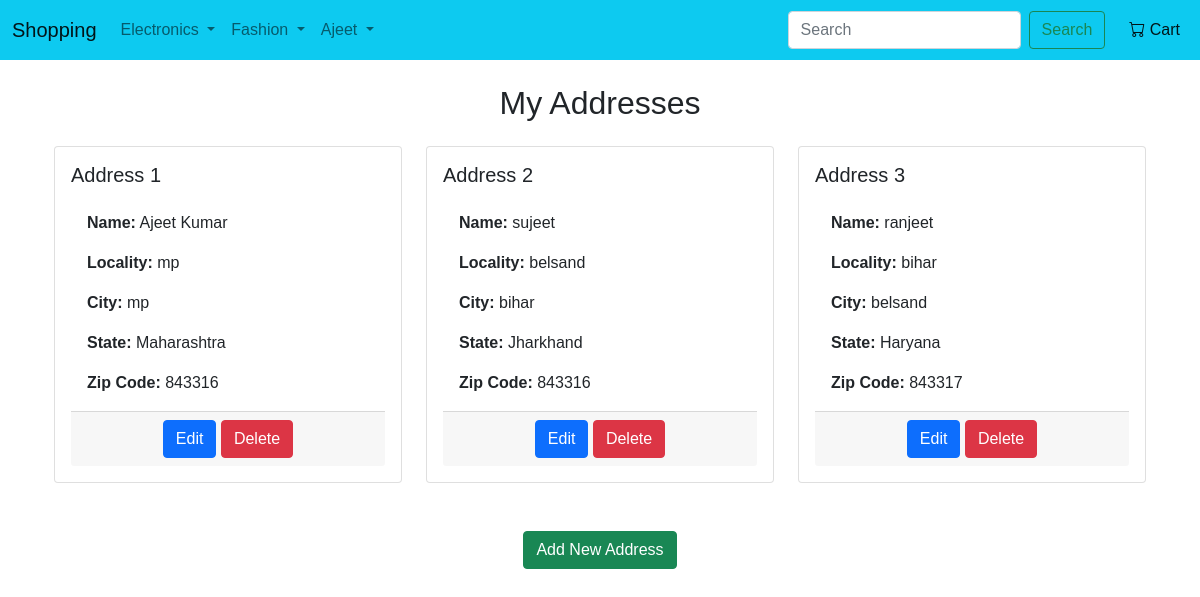
/address/ (signed in), run on the app's committed database.
### shopapp/models.py (models this page shows, shortened)
class Customer(models.Model):
    user=models.ForeignKey(User,on_delete=models.CASCADE)
    name=models.CharField(max_length=200)
    locality=models.CharField(max_length=200)
    city=models.CharField(max_length=50)
    zipcode=models.IntegerField()
    state=models.CharField(choices=STATE_CHOICES,max_length=50)

### shopapp/views.py (the view)
# urls.py: path("address/",views.address,name="address"),
def address(request):
    add=Customer.objects.filter(user=request.user)
    return render(request,"shop/address.html",{'add':add})

### shopapp/templates/shop/address.html (shortened to what this page needs)
{% extends 'shop/base.html' %}
{% load static %}
{% block content %}
<div class="container mt-4">
    <h2 class="mb-4">My Addresses</h2>
    <div class="row">
        {% for i in add %}
        <div class="col-md-6 col-lg-4 mb-4">
            <div class="card p-3">
                <h5 class="card-title">Address {{ forloop.counter }}</h5>
                <div class="card-body">
                    <p class="card-text"><strong>Name:</strong> {{ i.name }}</p>
                    <p class="card-text"><strong>Locality:</strong> {{ i.locality }}</p>
                    <p class="card-text"><strong>City:</strong> {{ i.city }}</p>
                    <p class="card-text"><strong>State:</strong> {{ i.state }}</p>
                    <p class="card-text"><strong>Zip Code:</strong> {{ i.zipcode }}</p>
                </div>
                <div class="card-footer text-center">
                    <a href="#" class="btn btn-primary">Edit</a>
                    <a href="#" class="btn btn-danger">Delete</a>
                </div>
            </div>
        </div>
        {% empty %}
        <div class="col-12">
            <p class="text-center">No addresses found.</p>
        </div>
        {% endfor %}
    </div>
    <div class="text-center mt-4">
        <a href="#" class="btn btn-success">Add New Address</a>
    </div>
</div>
{% endblock content %}

### shopapp/static/css/style.css (style rules this page uses)
* { margin: 0; font-family: Arial; border: border-box; }
h2 { text-align: center; }

### data on the page
Customer: name "Ajeet Kumar", locality "mp", city "mp", state "Maharashtra", zipcode "843316"
Customer: name "sujeet", locality "belsand", city "bihar", state "Jharkhand", zipcode "843316"
Customer: name "ranjeet", locality "bihar", city "belsand", state "Haryana", zipcode "843317"
